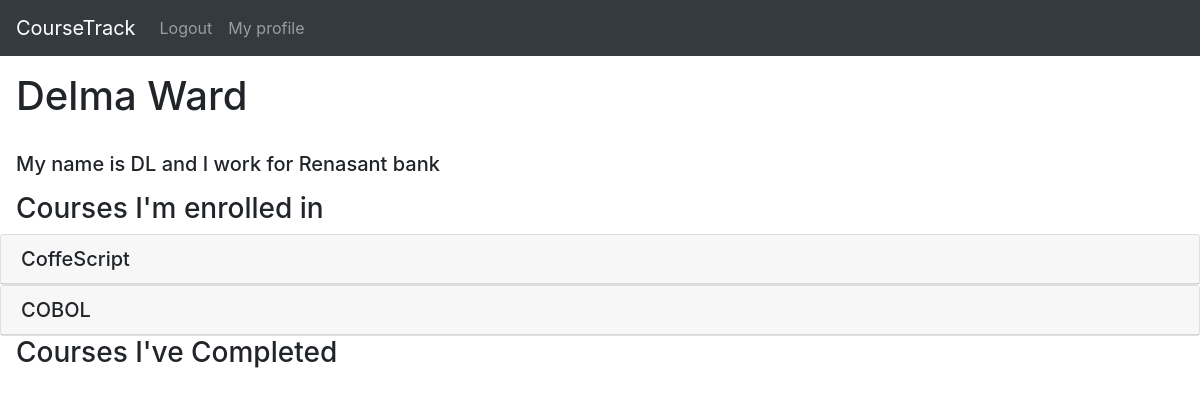
Before: /accounts/profile/ (signed in) with the older database file.
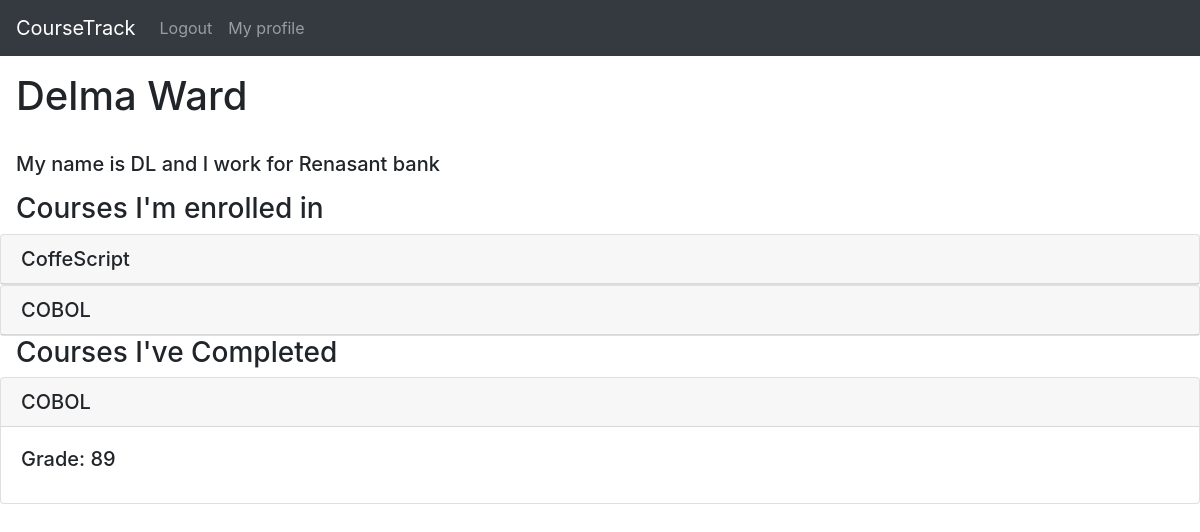
After: the same page with the newer database file.
### base/models.py (models this page shows, shortened)
class course(models.Model):
    title = models.CharField(default=None, max_length=40)
    startDate = models.DateField(default=None)
    size = models.PositiveIntegerField(default=None)
    endDate = models.DateField(default=None)
    description = models.TextField(default=None, max_length=200)
    students = models.ManyToManyField(The_User, related_name='courses_completed', blank=True, null=True)
    available = models.BooleanField(default=True)
    def __str__(self):
        return self.title

class UserGrade(models.Model):
    isCompleted = models.BooleanField(default=True)
    numGrade = models.PositiveIntegerField(validators=[MaxValueValidator(100)])
    student = models.ForeignKey(The_User, related_name='grade', null=True, on_delete=models.SET_NULL)
    course = models.ForeignKey(course, null=True, on_delete=models.SET_NULL)

### base/views.py (the view)
# urls.py: path('accounts/profile/', views.get_user_profile, name='user_detail'),
def get_user_profile(request):
    return render(request, 'user_detail.html')

### base/templates/user_detail.html (shortened to what this page needs)
{% extends 'base.html' %}
{% block content %}
<div style="display: grid;">
<h1 style="margin: 1rem 1rem 1rem 1rem;">{{ user.first_name }} {{ user.last_name }}</h1>
<h5 style="margin: 1rem 1rem 1rem 1rem">{{ user.bio }}</h5>
</div>
<h3 style="margin-left: 1rem;">Courses I'm enrolled in</h3>
{% for class in user.courses_completed.all %}
<div class="card" style="display: grid;">
    <h5 class="card-header">{{ class.title }}</h5>
    </div>
  {% endfor %}
<h3 style="margin-left: 1rem;">Courses I've Completed</h3>
{% for Sgrade in user.grade.all %}
{% if Sgrade.student == user %}
<div class="card">
    <h5 class="card-header" >{{ Sgrade.course }}</h5>
    <div class="card-body">
      <h5 class="card-title">Grade:  {{ Sgrade.numGrade }}</h5>
    </div>
  </div>
  {% endif%}
  {% endfor %}
{% endblock content %}

Changed rows visible on the page:
added UserGrade: course "COBOL", numGrade "89"
